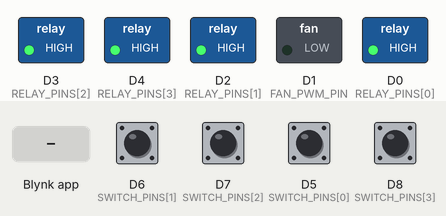
Simulated run of this sketch. Board: ESP8266 (NodeMCU). Shown: switched loads named in the sketch (green lamp = pin HIGH). The test bench sets the inputs (shaded band); at power-on: D5 (SWITCH_PINS[0]), D6 (SWITCH_PINS[1]), D7 (SWITCH_PINS[2]), D8 (SWITCH_PINS[3]) HIGH. WiFi joins after 1.5 s; servers stay silent unless stated.

Above: at 3.1 s.
3.2 s: D6 (SWITCH_PINS[1]) pulled LOW for 0.15 s
At 4.0 s:
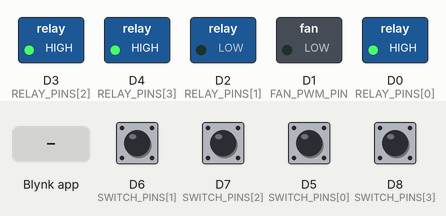
4.8 s: D7 (SWITCH_PINS[2]) pulled LOW for 0.15 s
At 5.2 s:
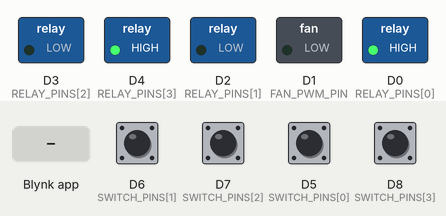
6.4 s: D5 (SWITCH_PINS[0]) pulled LOW for 0.15 s
At 7.6 s:
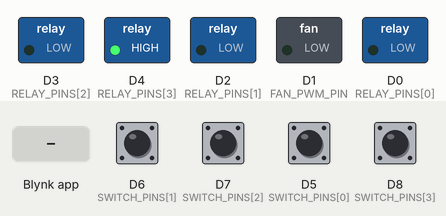
8.0 s: D8 (SWITCH_PINS[3]) pulled LOW for 0.15 s
At 8.8 s:
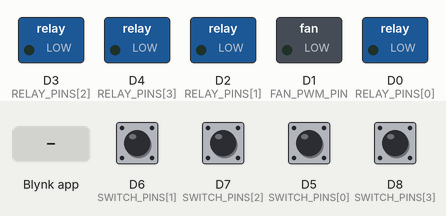
9.6 s: Blynk app writes 0 to V0
At 10.8 s:
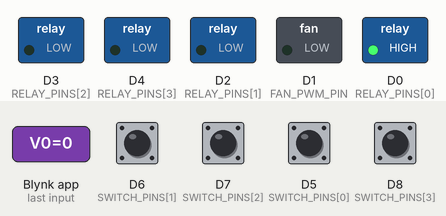
11.1 s: Blynk app writes 0 to V1
At 12.0 s:
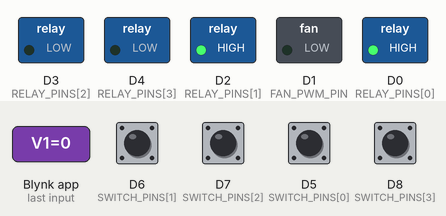
Timing chart, 0 to 13.6 s (numbered marks = the images above; inputs shaded):
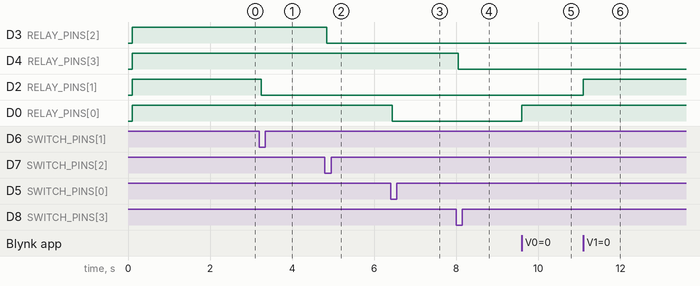

The sketch:

SMARTHOME2.1.ino
```cpp
/***************  SMART HOME – ESP8266 (4 Relays + PWM Fan)  *****************
 * Local wall switches + Blynk virtual buttons stay in sync either way.
 * Works offline (local switches) and online (Blynk). Debounced inputs.
 * Board: NodeMCU/ESP-12E (ESP8266)
 *****************************************************************************/

// ---- Replace with your own (DO NOT commit real secrets to GitHub) ----
#define BLYNK_TEMPLATE_ID   "YOUR_TEMPLATE_ID"
#define BLYNK_TEMPLATE_NAME "SMART HOME"
#define BLYNK_AUTH_TOKEN    "YOUR_BLYNK_AUTH_TOKEN"

const char* WIFI_SSID = "YOUR_WIFI_SSID";
const char* WIFI_PASS = "YOUR_WIFI_PASSWORD";
// ---------------------------------------------------------------------

#define BLYNK_PRINT Serial
#include <ESP8266WiFi.h>
#include <BlynkSimpleEsp8266.h>
#include <Ticker.h>

//////////////////// Hardware mapping ////////////////////
// Relays (active-LOW)
const uint8_t RELAY_PINS[4]   = { D0, D2, D3, D4 };  // k1..k4
// Wall switches (to GND, use INPUT_PULLUP)
const uint8_t SWITCH_PINS[4]  = { D5, D6, D7, D8 };  // sw1..sw4
// PWM pin for DC fan
const uint8_t FAN_PWM_PIN     = D1;                  // speedPin

// Blynk virtual pins for the 4 relays + fan slider [0..100]
const uint8_t VPIN_RELAY[4]   = { V0, V1, V2, V3 };
const uint8_t VPIN_FAN        = V4;

//////////////////// Logic setup ////////////////////
// Active-LOW relay logic made explicit
const uint8_t RELAY_ON  = LOW;
const uint8_t RELAY_OFF = HIGH;

// State containers (false=OFF, true=ON)
bool relayState[4]      = { false, false, false, false };
bool lastSwitchLevel[4] = { HIGH, HIGH, HIGH, HIGH }; // remember last raw level
bool debouncedLevel[4]  = { HIGH, HIGH, HIGH, HIGH };
unsigned long lastChangeMs[4] = {0,0,0,0};

int fanDuty = 0;  // 0..255

// Debounce parameters
const unsigned long DEBOUNCE_MS = 40;

BlynkTimer timer;   // for periodic tasks

//////////////////// Helpers ////////////////////
void applyRelay(uint8_t idx, bool on, bool notifyBlynk) {
  relayState[idx] = on;
  digitalWrite(RELAY_PINS[idx], on ? RELAY_ON : RELAY_OFF);

  if (notifyBlynk && Blynk.connected()) {
    // Blynk button widget expects 1 for ON, 0 for OFF
    Blynk.virtualWrite(VPIN_RELAY[idx], on ? 1 : 0);
  }
}

void applyFan(int duty /*0..255*/, bool /*notifyBlynk not needed here*/) {
  fanDuty = constrain(duty, 0, 255);
  analogWrite(FAN_PWM_PIN, fanDuty);
}

//////////////////// Blynk callbacks ////////////////////
BLYNK_CONNECTED() {
  // pull server states to device on reconnect
  Blynk.syncAll();
}

// Each handler sets the corresponding relay
BLYNK_WRITE(V0) { applyRelay(0, param.asInt() == 1, false); }
BLYNK_WRITE(V1) { applyRelay(1, param.asInt() == 1, false); }
BLYNK_WRITE(V2) { applyRelay(2, param.asInt() == 1, false); }
BLYNK_WRITE(V3) { applyRelay(3, param.asInt() == 1, false); }

// Fan slider 0..100 → 0..255 PWM
BLYNK_WRITE(V4) {
  int percent = constrain(param.asInt(), 0, 100);
  int duty = map(percent, 0, 100, 0, 255);
  applyFan(duty, false);
}

//////////////////// Switch scanning (debounced, edge-detect) ////////////////////
void scanSwitches() {
  unsigned long now = millis();

  for (uint8_t i = 0; i < 4; i++) {
    int raw = digitalRead(SWITCH_PINS[i]); // HIGH = idle, LOW = pressed (active-low wiring)

    if (raw != lastSwitchLevel[i]) {
      lastSwitchLevel[i] = raw;
      lastChangeMs[i] = now;  // start debounce window
    }

    // stable long enough?
    if ((now - lastChangeMs[i]) >= DEBOUNCE_MS && raw != debouncedLevel[i]) {
      debouncedLevel[i] = raw;

      // On a valid edge, toggle relay: pressing the switch (LOW) toggles
      if (debouncedLevel[i] == LOW) {
        bool newState = !relayState[i];
        // Toggle came from local hardware → update Blynk so the app matches
        applyRelay(i, newState, /*notifyBlynk=*/true);
      }
    }
  }
}

//////////////////// Setup & loop ////////////////////
void setup() {
  Serial.begin(115200);
  delay(100);

  // Pins
  for (uint8_t i = 0; i < 4; i++) {
    pinMode(RELAY_PINS[i], OUTPUT);
    digitalWrite(RELAY_PINS[i], RELAY_OFF); // start OFF
    pinMode(SWITCH_PINS[i], INPUT_PULLUP);  // active-low buttons/switches
  }

  pinMode(FAN_PWM_PIN, OUTPUT);
  analogWriteRange(255); // so 0..255 maps 1:1
  applyFan(0, false);

  // WiFi + Blynk
  Blynk.begin(BLYNK_AUTH_TOKEN, WIFI_SSID, WIFI_PASS);

  // Poll switches ~50 Hz
  timer.setInterval(20L, scanSwitches);

  // If you want to periodically push states to app (helps keep widgets in sync)
  timer.setInterval(3000L, [](){
    if (Blynk.connected()) {
      for (uint8_t i = 0; i < 4; i++) {
        Blynk.virtualWrite(VPIN_RELAY[i], relayState[i] ? 1 : 0);
      }
      // (Optional) Also reflect the fan slider if you keep a separate % state
      // Blynk.virtualWrite(VPIN_FAN, map(fanDuty, 0, 255, 0, 100));
    }
  });
}

void loop() {
  // Online or offline, local switches always work
  Blynk.run();
  timer.run();
}
```

Measured:
- after the input at 3.2 s, D2 (RELAY_PINS[1]): HIGH → LOW at once
- after the input at 4.8 s, D3 (RELAY_PINS[2]): HIGH → LOW at once
- after the input at 6.4 s, D0 (RELAY_PINS[0]): HIGH → LOW at once
- after the input at 8.0 s, D4 (RELAY_PINS[3]): HIGH → LOW at once
- after the input at 9.6 s, D0 (RELAY_PINS[0]): LOW → HIGH at once
- after the input at 11.1 s, D2 (RELAY_PINS[1]): LOW → HIGH at once
